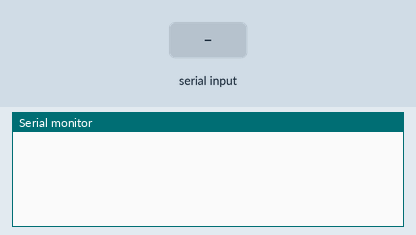
This sketch was run on a simulated ESP32. On the bench: the last lines printed to the serial monitor. The inputs (shaded band) are chosen by the test bench.

Above: at 1.2 s.
1.3 s: "kt1\n" received over the second serial link
At 3.0 s:
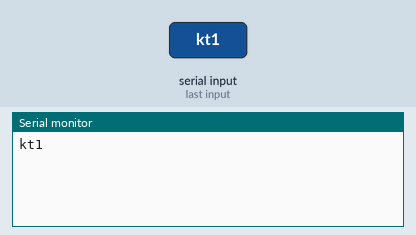
3.8 s: "ka1\n" received over the second serial link
At 6.1 s:
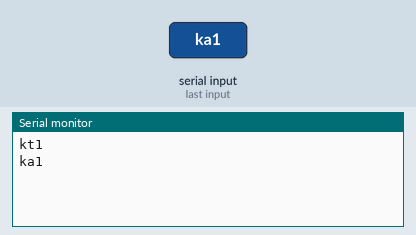

Measured:
- after the input at 1.3 s, the serial monitor: prints a new line after 1.0 s (image 1)
- after the input at 3.8 s, the serial monitor: prints a new line after 1.0 s (image 2)

The sketch:

reacive_uart_esp32.ino
```cpp
#include <ArduinoJson.h>
#include <HardwareSerial.h>

//#define tx 17
//#define rx 16

HardwareSerial mySerial(Serial2); // RX, TX
JsonDocument doc;

void setup() {
  // put your setup code here, to run once:
  Serial.begin(115200);
//  Serial2.begin(115200,rx,tx);
  mySerial.begin(115200, SERIAL_8N1, 16, 17);

}

void loop() {
  // put your main code here, to run repeatedly:
  if (mySerial.available() > 0) {

    String cekwoy= mySerial.readString();
//    String cek = mySerial.readStringUntil('#######');
    Serial.println(cekwoy);
//    deserializeJson(doc, cek);
//    Serial.println(doc);
//    JsonObject obj = doc.as<JsonObject>();
//    Serial.println(obj);

//    int kt1 = doc["kt1"]; // 1
//    int kt2 = doc["kt2"]; // 2
//    int kt3 = doc["kt3"]; // 3
//    int ka1 = doc["ka1"]; // 1
//    int ka2 = doc["ka2"]; // 2
//    int ka3 = doc["ka3"]; // 3
//    Serial.print("kt 1: ");
//    Serial.println(kt1);
//    Serial.print("kt 2: ");
//    Serial.println(kt2);
//    Serial.print("kt 3: ");
//    Serial.println(kt3);
//    Serial.print("ka 1: ");
//    Serial.println(ka1);
//    Serial.print("ka 2: ");
//    Serial.println(ka2);
//    Serial.print("ka 3: ");
//    Serial.println(ka3);
  }
}
```
